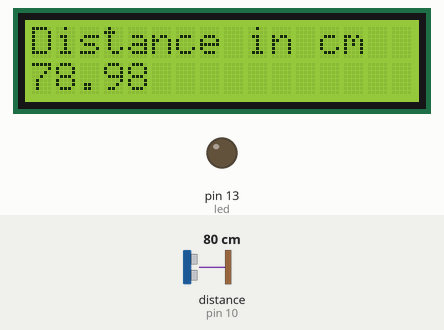
Simulated run of this sketch. Board: Arduino Uno, built with avr-gcc and run on an emulated ATmega328P. Parts: 16×2 character LCD, output pins drawn as LEDs (lit = HIGH). Wiring (inferred from the names in the program): ultrasonic range finder: trigger pin 11; echo pin 10. The test bench sets the inputs (shaded band); at power-on: distance to the obstacle (sensor on pin 10) 80 cm. The echo pulse lasts 58.3 µs per cm; pins used as bus, display or sensor lines are not drawn.

Above: at 6.2 s.
6.3 s: distance to the obstacle (sensor on pin 10) set to 12 cm
At 7.3 s:
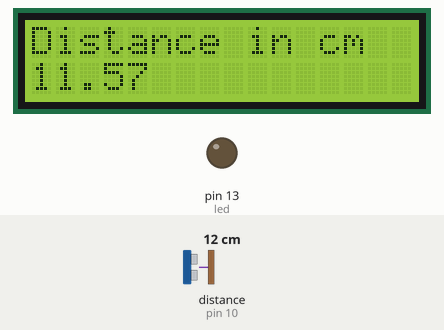
8.4 s: distance to the obstacle (sensor on pin 10) set to 9 cm
At 9.8 s:
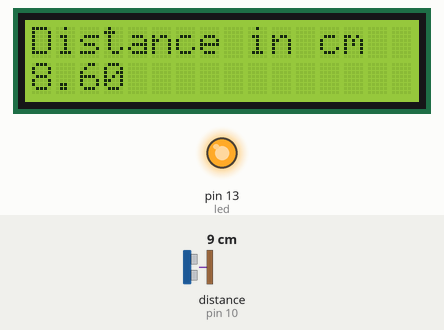
11.4 s: distance to the obstacle (sensor on pin 10) set to 2 cm
At 12.2 s:
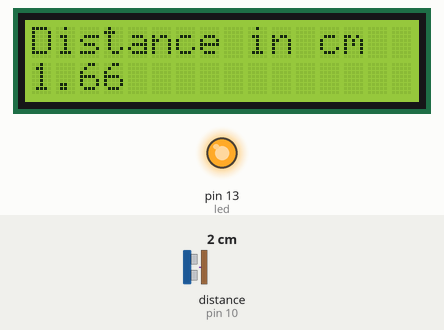
Timing chart, 0 to 14.4 s (numbered marks = the images above; inputs shaded):
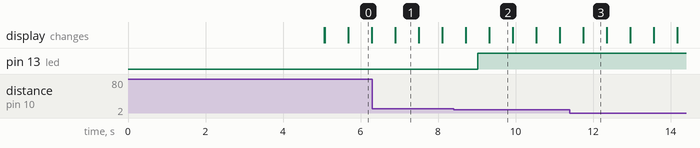

The sketch:

ultrasonic_range_detector.ino
```cpp
#include <LiquidCrystal.h>
LiquidCrystal lcd(7, 6, 5, 4, 3, 2);
const int trigPin = 11;
const int echoPin = 10;
const int led = 13;


void setup()
{
  pinMode(trigPin, OUTPUT);
  pinMode(echoPin, INPUT);
  pinMode(led, OUTPUT);
  lcd.begin(16, 2);
  lcd.print ("Ultrasonic ");
  lcd.setCursor(0, 1);
  lcd.print ("Range Meter");
  delay (5000);

}
long duration, r;
float distance;

void loop()
{
  lcd.clear();
  lcd.print("Distance in cm");

  digitalWrite(trigPin, LOW);
  delayMicroseconds(2);
  digitalWrite(trigPin, HIGH);
  delayMicroseconds(10);
  digitalWrite(trigPin, LOW);

  duration = pulseIn(echoPin, HIGH);
  long r = 3.4 * duration / 2;
  float distance = r / 100.00;

  lcd.setCursor(0, 1);
  lcd.print(distance);
  delay (300);


 if(distance<10)
  {
    digitalWrite(led,HIGH);
  }
 else
  {
    digitalWrite(led,LOW);
  }

 delay(300);
}
```

Measured:
- the behaviour switches between 11 and 10 cm on distance to the obstacle (sensor on pin 10) (found by bisection; images 1 and 2)
- after the input at 6.3 s, the display: first differs from a run without the input after 0.60 s (image 1)
- after the input at 8.4 s, pin 13 (led): LOW → HIGH after 0.62 s; the display: first differs from a run without the input after 0.32 s (image 2)
- after the input at 11.4 s, the display: first differs from a run without the input after 0.35 s (image 3)
- what the display in image 0 shows lasts 0.6 s, from 5.7 s to 6.3 s
